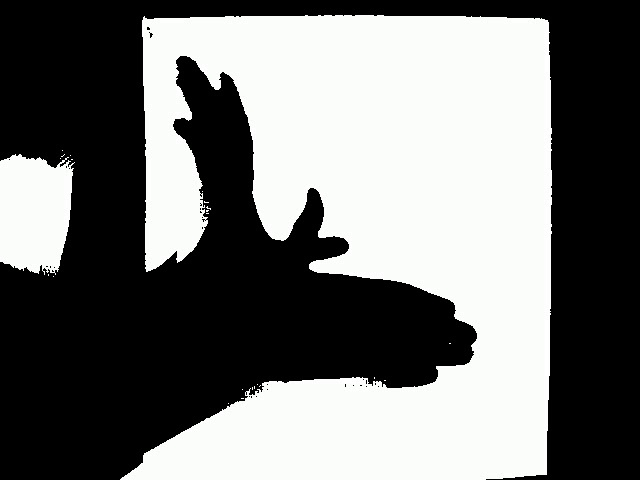
#> input picture puteyourhandsign/Put-Your-Hand-Sign/dataset_images/bird/bird_104.jpg, 640 x 480 px, given in place of the camera
$ python caribrate_light.py
#> lines starting #> are read from the running program, lines starting #| are printed output that depends on the picture; after the words box and inside, x2 and y2 are one past the last pixel; in counts of white or black regions, pixels touching at a corner belong together
import cv2
import numpy as np

# --- ตั้งค่า Index กล้อง (ของนายคือ 2) ---
CAMERA_INDEX = 2

def nothing(x):
    pass

cap = cv2.VideoCapture(CAMERA_INDEX, cv2.CAP_DSHOW)

# เพิ่มบรรทัดนี้เพื่อเปิดหน้าต่างตั้งค่ากล้อง
cap.set(cv2.CAP_PROP_SETTINGS, 1)

# สร้างหน้าต่างและแถบเลื่อนปรับค่า Threshold (0-255)
cv2.namedWindow('Vision_Test')
cv2.createTrackbar('Threshold_Value', 'Vision_Test', 127, 255, nothing)

print("📸 Vision Test Started!")
print("⌨️ กด 'q' เพื่อปิด")

while True:
    ret, frame = cap.read()
#> frame is the input picture: shape (480, 640, 3); mean B, G, R 115.5, 116.8, 115.9
    if not ret: break

    # 1. แปลงเป็น Grayscale (สีเทา)
    gray = cv2.cvtColor(frame, cv2.COLOR_BGR2GRAY)

    # 2. แปลงเป็น Black & White (Binary Threshold)
    # อ่านค่าจากแถบเลื่อนเพื่อกำหนดจุดตัดขาว-ดำ
    thresh_val = cv2.getTrackbarPos('Threshold_Value', 'Vision_Test')
    _, binary = cv2.threshold(gray, thresh_val, 255, cv2.THRESH_BINARY)
#> binary: shape (480, 640); 46.1% white; 24 white regions (22 under 20 px), largest, box (x1, y1, x2, y2) and area: (120, 15, 552, 480) 134286, (0, 154, 75, 275) 7424

    # 3. รวมภาพเพื่อเปรียบเทียบ (Stacking)
    # ต้องแปลงภาพ Gray และ Binary ให้มี 3 Channel ก่อนถึงจะต่อกับภาพสีได้
    gray_3ch = cv2.cvtColor(gray, cv2.COLOR_GRAY2BGR)
    binary_3ch = cv2.cvtColor(binary, cv2.COLOR_GRAY2BGR)

    # รวมภาพแบบ 3 ช่อง: Original | Gray | Binary
    combined = np.hstack((frame, gray_3ch, binary_3ch))
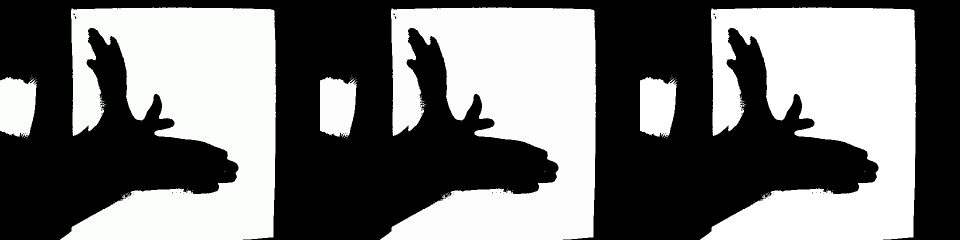
#> combined: shape (480, 1920, 3) (shown at 1/2 size); mean B, G, R 116.5, 116.9, 116.6

    # ย่อขนาดลงหน่อยเพื่อให้เห็นครบทุกภาพในจอเดียว
    display_res = cv2.resize(combined, (1200, 400))
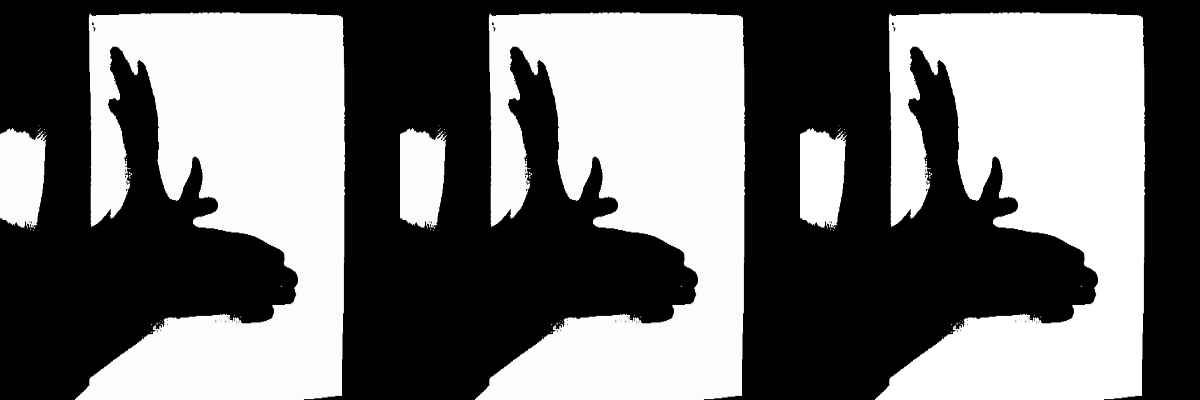
#> display_res: shape (400, 1200, 3); mean B, G, R 116.5, 117, 116.7

    cv2.putText(display_res, "Original", (10, 30), cv2.FONT_HERSHEY_SIMPLEX, 1, (0, 255, 0), 2)
    cv2.putText(display_res, "Grayscale", (410, 30), cv2.FONT_HERSHEY_SIMPLEX, 1, (0, 255, 0), 2)
    cv2.putText(display_res, "Black & White (Binary)", (810, 30), cv2.FONT_HERSHEY_SIMPLEX, 1, (0, 255, 0), 2)
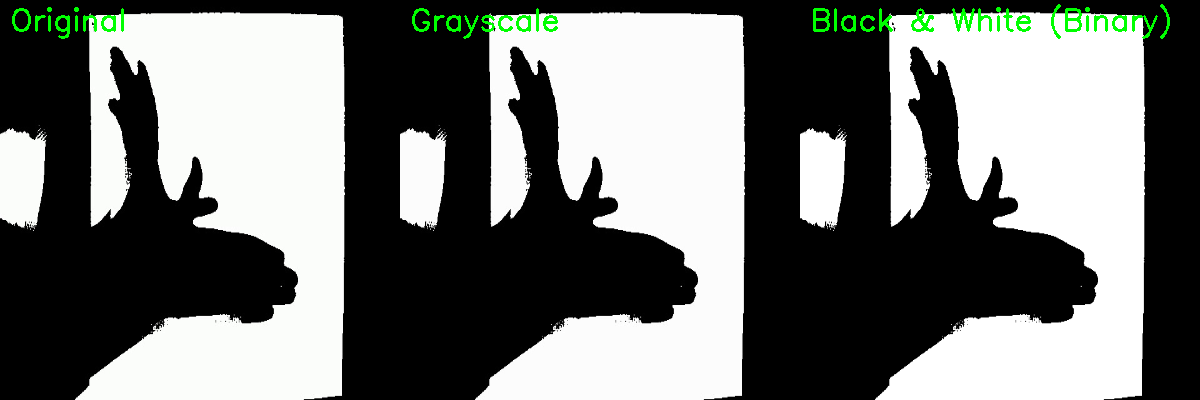
#> display_res: shape (400, 1200, 3); mean B, G, R 115.4, 118.2, 115.5

    cv2.imshow('Vision_Test', display_res)

    if cv2.waitKey(1) & 0xFF == ord('q'):
#> (key q is pressed here)
        break

cap.release()
cv2.destroyAllWindows()
